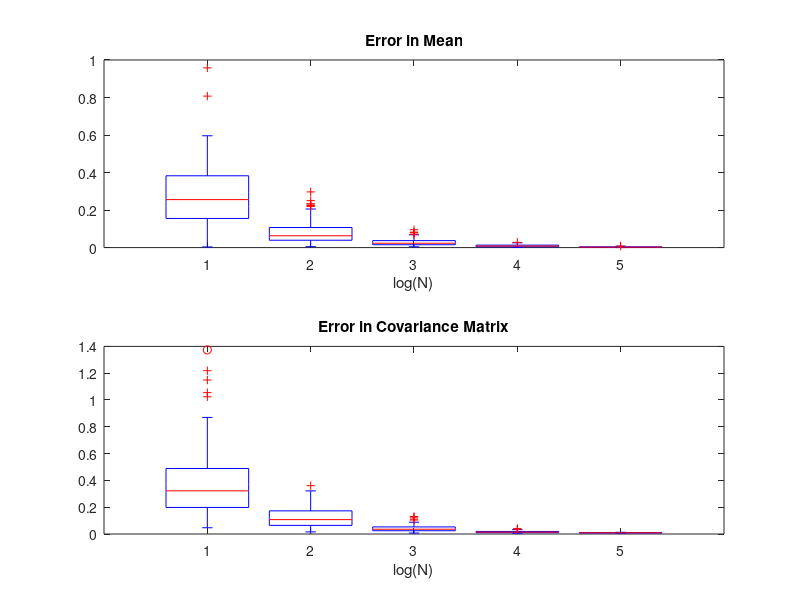
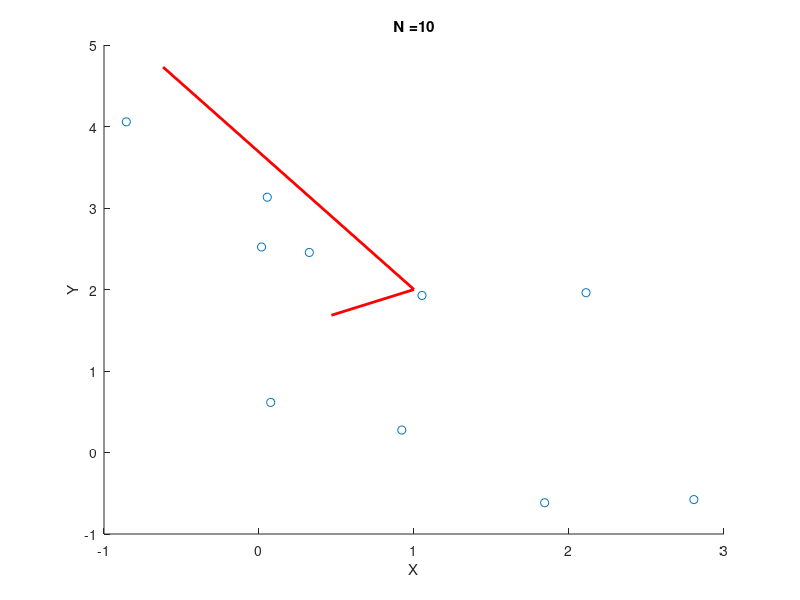
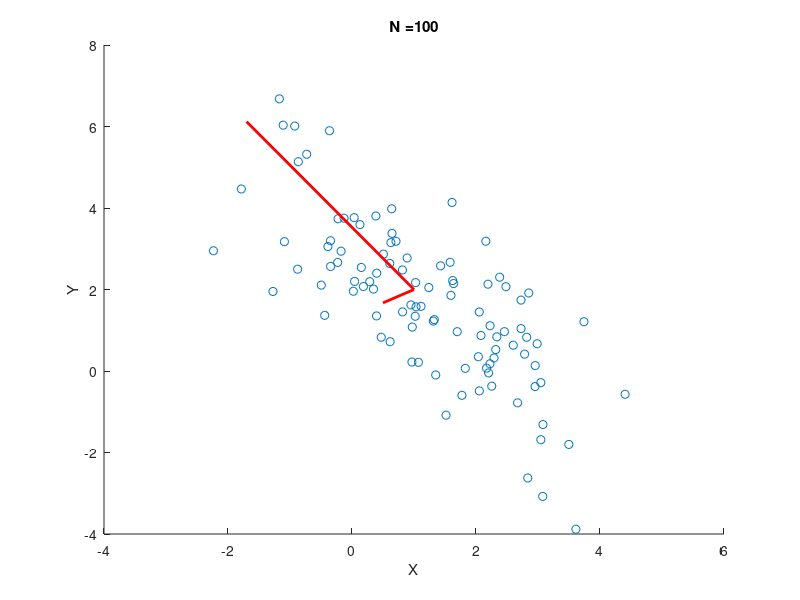
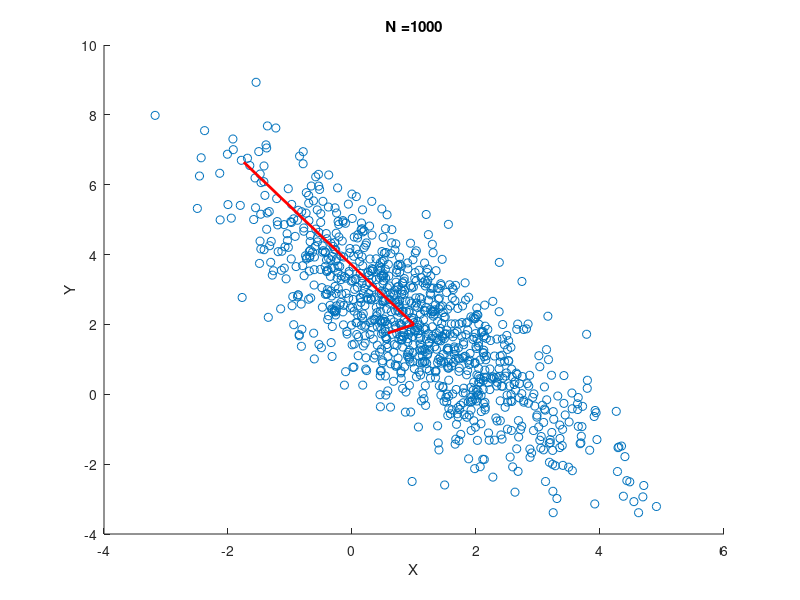

The MATLAB source for these figures, in order:
clear;
clc;
rng(0);
c =  [1.6250, -1.9486 ; -1.986, 3.8750]; 
[v,d] = eig(c);
d = sqrt(d);
a = v*d;
N = [10,10^2,10^3,10^4,10^5];
mean_errors = zeros(100,5);
covar_errors = zeros(100,5);
e = zeros(2);
for N = [10,10^2,10^3,10^4,10^5]
    for i = 1:100
        w = randn(2,N);
        x = a*w ;
        x(1,:) = x(1,:) + 1;
        x(2,:) = x(2,:) + 2;
        sample_mean_x = sum(x(1,:))/N;
        sample_mean_y = sum(x(2,:))/N;
        var_x = var(x(1,:));
        var_y = var(x(2,:));
        covariance = sum((x(1,:) - 1).*(x(2,:) - 2))/N;
        e = eig(covariance);
        sample_covar = [var_x , covariance; covariance, var_y];
        mean_error = sqrt((sample_mean_x - 1)^2 + (sample_mean_y - 2)^2)/(sqrt(1^2 + 2^2));
        covar_error = sqrt(trace((c - sample_covar)'*(c - sample_covar)))/sqrt(trace((c)'*(c)));
        mean_errors(i,log10(N)) = mean_error;
        covar_errors(i,log10(N)) = covar_error;
    end    
end
for N = [10,10^2,10^3,10^4,10^5]
        figure;
        w = randn(2,N);
        x = a*w ;
        x(1,:) = x(1,:) + 1;
        x(2,:) = x(2,:) + 2;
        covariance = sum((x(1,:) - 1).*(x(2,:) - 2))/N;
        var_x = var(x(1,:));
        var_y = var(x(2,:));
        sample_covar = [var_x , covariance; covariance, var_y];
        [v,d] = eig(sample_covar);
        scatter(x(1,:),x(2,:)); 
        hold on;
        plot([1,1+d(1,1)*v(1,1)],[2,2+d(1,1)*v(2,1)],'r','LineWidth',2);                                  
        plot([1,1+d(2,2)*v(1,2)],[2,2+d(2,2)*v(2,2)],'r','LineWidth',2);
        xlabel('X');
        ylabel('Y');
        title(strcat('N = ',int2str(N)));
end

figure;
subplot(2,1,1);
boxplot(mean_errors);
xlabel('log(N)');
title('Error in Mean');
subplot(2,1,2);
boxplot(covar_errors);
xlabel('log(N)');
title('Error in Covariance Matrix');
print('relativeError.png','-dpng');
